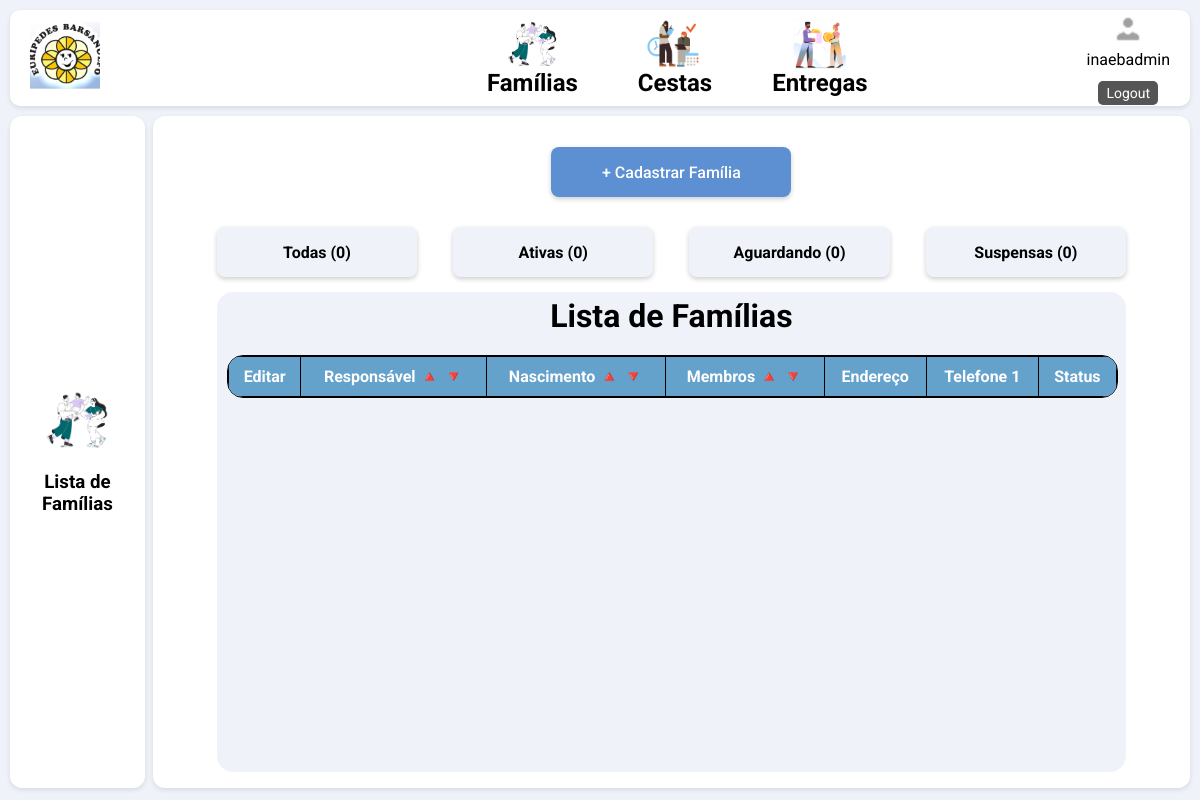
Page /cadastro/familias/?status=Ativa&order_by=nome (signed in) on the earlier database version.
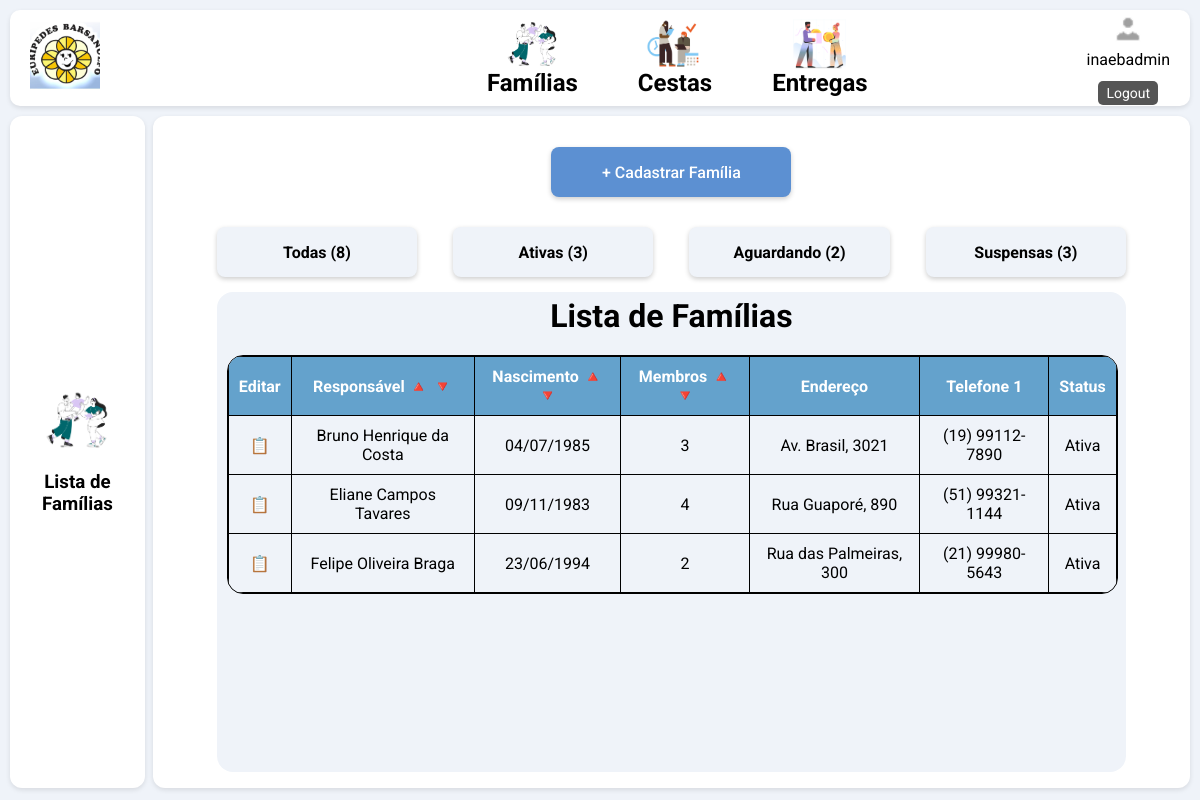
Same page on the later database version.
### website/models.py (models this page shows, shortened)
class Familia(models.Model):
    STATUS_ATENDIMENTO_CHOICES = [
        ("Ativa", "Ativa"),
        ("Suspensa", "Suspensa"),
        ("Aguardando Vaga", "Aguardando Vaga"),
    ]
    status_atendimento = models.CharField(max_length=20, choices=STATUS_ATENDIMENTO_CHOICES, default="Aguardando Vaga")
    inicio_atendimento = models.DateField(null=True, blank=True)
    termino_atendimento = models.DateField(null=True, blank=True)
    qtd_membros = models.IntegerField(null=True, blank=True, default=0)
    data_entrevista = models.DateField(null=True, blank=True)
    nome = models.CharField(max_length=50)
    rg = models.CharField(max_length=12)
    cpf = models.CharField(max_length=14)
    data_nascimento = models.DateField()
    receita_apro = models.CharField(max_length=50, null=True, blank=True)
    despesa_apro = models.CharField(max_length=50, null=True, blank=True)
    obs_responsavel = models.CharField(max_length=50, null=True, blank=True)
    endereco = models.CharField(max_length=50)
    bairro = models.CharField(max_length=50)
    cidade = models.CharField(max_length=50)
    cep = models.CharField(max_length=9)
    ponto_referencia = models.CharField(max_length=50, null=True, blank=True)
    complemento = models.CharField(max_length=50, null=True, blank=True)
    data_visita = models.DateField(null=True, blank=True)
    LIXO_CHOICES = [
        ("Queima", "Queima"),
        ("Enterra", "Enterra"),
        ("Coleta", "Coleta"),
    ]
    lixo = models.CharField(max_length=50, choices=LIXO_CHOICES, null=True, blank=True)
    LIMPEZA_CASA_CHOICES = [
        ("Varre", "Varre"),
        ("Lava", "Lava"),
        ("Ambos", "Ambos"),
    ]
    limpeza_casa = models.CharField(max_length=50, choices=LIMPEZA_CASA_CHOICES, null=True, blank=True)
    obs_limpeza = models.CharField(max_length=2000, null=True, blank=True)
    AGUA_CHOICES = [
        ("Encanada", "Encanada"),
        ("Poço", "Poço"),
        ("Cisterna", "Cisterna"),
    ]
    agua = models.CharField(max_length=50, null=True, blank=True, choices=AGUA_CHOICES)
    ESGOTO_CHOICES = [
        ("Rede", "Rede"),
        ("Fossa", "Fossa"),
        ("Céu Aberto", "Céu Aberto"),
    ]
    esgoto = models.CharField(max_length=50, null=True, blank=True, choices=ESGOTO_CHOICES)
    obs_saneamento = models.CharField(max_length=2000, null=True, blank=True)
    TIPO_MORADIA_CHOICES = [
        ("Própria", "Própria"),
        ("Alugada", "Alugada"),
        ("Cedida", "Cedida"),
    ]
    tipo_moradia= models.CharField(max_length=20, null=True, blank=True, choices=TIPO_MORADIA_CHOICES)
    num_comodo = models.IntegerField(null=True, blank=True)
    num_moradores = models.IntegerField(null=True, blank=True)
    BANHEIRO_CHOICES = [
        ("Banheiro Externo", "Banheiro Externo"),
        ("Banheiro Interno", "Banheiro Interno"),
    ]
    banheiro = models.CharField(max_length=20, null=True, blank=True, choices=BANHEIRO_CHOICES)
    CONSTRUCAO_CHOICES = [
        ("Alvenaria", "Alvenaria"),
        ("Taipa", "Taipa"),
        ("Madeira", "Madeira"),
    ]
    construcao = models.CharField(max_length=50, null=True, blank=True, choices=CONSTRUCAO_CHOICES)
    televisor = models.BooleanField(null=True, blank=True)
    geladeira = models.BooleanField(null=True, blank=True)
    celular_smartphone_tablet = models.BooleanField(null=True, blank=True)
    aparelho_som = models.BooleanField(null=True, blank=True)
    maquina_lavar = models.BooleanField(null=True, blank=True)
    carro_moto = models.BooleanField(null=True, blank=True)
    dvd = models.BooleanField(null=True, blank=True)
    computador_notebook = models.BooleanField(null=True, blank=True)
    telefone_internet = models.BooleanField(null=True, blank=True)
    obs_gerais = models.TextField(max_length=2000, null=True, blank=True)

class Telefone(models.Model):
    familia = models.ForeignKey(Familia, on_delete=models.CASCADE)
    telefone = models.CharField(max_length=20, null=True, blank=True)

### website/views.py (the view)
# urls.py: path("cadastro/familias/", lista_familias, name="lista_familias"),            # listagem
@login_required(login_url='/login/')
def lista_familias(request):
    order_field   = request.GET.get('order_by', 'nome')
    status_filtro = request.GET.get('status')
    valid_fields = ['nome', 'data_nascimento', 'qtd_membros', '-nome', '-data_nascimento', '-qtd_membros']
    if order_field not in valid_fields:
        order_field = 'nome'
    queryset = (
        Familia.objects
        .annotate(total_membros=Count('parente'))
    )
    if status_filtro in ['Ativa', 'Suspensa', 'Aguardando Vaga']:
        queryset = queryset.filter(status_atendimento=status_filtro)
    if 'nome' in order_field:
        descending = order_field.startswith('-')
        queryset = queryset.annotate(nome_lower=Lower('nome'))
        queryset = queryset.order_by('-nome_lower' if descending else 'nome_lower')
    else:
        queryset = queryset.order_by(order_field)
    queryset = queryset.prefetch_related('telefone_set')
    context = {
        'dados_familia': queryset,
        'range': range(20),
        'total_familias': Familia.objects.count(),
        'total_ativas': Familia.objects.filter(status_atendimento="Ativa").count(),
        'total_aguardando': Familia.objects.filter(status_atendimento="Aguardando Vaga").count(),
        'total_suspensas': Familia.objects.filter(status_atendimento="Suspensa").count(),
        'status_filtro': status_filtro,
        'order_field': order_field,
    }
    return render(request, "lista_familias.html", context)

### website/templates/lista_familias.html (shortened to what this page needs)
{% load static %}
<!DOCTYPE html>
<html lang="en">
<head>
    <link rel="stylesheet" href="{% static 'css/daniel.css' %}" typer="css">
</head>
<body>
{% include 'includes/nav.html' %}
<div class="main-container">
    <div class="left-column">
        <div class="left-column-content">
        <img src="{% static 'img/familia.png' %}" alt="Example" />
        <h3>Lista de Famílias</h3>
        </div>
    </div>
    <div class="right-column">
        <div class="right-column-content">
            <div class="right-column-buttons-1">
                <div class="buttons-1-row">
                    <a href="{% url 'criar_familia' %}">
                    <div class="button-register-1">
                        + Cadastrar Família
                    </div></a>
                </div>
                    <div class="buttons-1-row">
                    <a href="{% url 'lista_familias' %}{% if order_field %}?order_by={{ order_field }}{% endif %}" class="button-info-1 {% if not status_filtro %}ativo{% endif %}">
                        Todas ({{ total_familias }})
                    </a>
                    <a href="{% url 'lista_familias' %}?status=Ativa{% if order_field %}&order_by={{ order_field }}{% endif %}" class="button-info-1 {% if status_filtro == 'Ativa' %}ativo{% endif %}">
                        Ativas ({{ total_ativas }})
                    </a>
                    <a href="{% url 'lista_familias' %}?status=Aguardando Vaga{% if order_field %}&order_by={{ order_field }}{% endif %}" class="button-info-1 {% if status_filtro == 'Aguardando Vaga' %}ativo{% endif %}">
                        Aguardando ({{ total_aguardando }})
                    </a>
                    <a href="{% url 'lista_familias' %}?status=Suspensa{% if order_field %}&order_by={{ order_field }}{% endif %}" class="button-info-1 {% if status_filtro == 'Suspensa' %}ativo{% endif %}">
                        Suspensas ({{ total_suspensas }})
                    </a>
                    </div>
            </div>
            <div class="right-column-list-1">
            <h1>Lista de Famílias</h1>
            <div class="table-container">
                <table>
                <thead>
                    <tr>
                        <th>Editar</th>
                        <th>
                        Responsável
                        <a href="?order_by=nome{% if status_filtro %}&status={{ status_filtro }}{% endif %}">🔺</a>
                        <a href="?order_by=-nome{% if status_filtro %}&status={{ status_filtro }}{% endif %}">🔻</a>
                        </th>
                        <th>
                        Nascimento
                        <a href="?order_by=data_nascimento{% if status_filtro %}&status={{ status_filtro }}{% endif %}">🔺</a>
                        <a href="?order_by=-data_nascimento{% if status_filtro %}&status={{ status_filtro }}{% endif %}">🔻</a>
                        </th>
                        <th>
                        Membros
                        <a href="?order_by=qtd_membros{% if status_filtro %}&status={{ status_filtro }}{% endif %}">🔺</a>
                        <a href="?order_by=-qtd_membros{% if status_filtro %}&status={{ status_filtro }}{% endif %}">🔻</a>
                        </th>
                        <th>Endereço</th>
                        <th>Telefone 1</th>
                        <th>Status</th>
                    </tr>
                </thead>
                <tbody>
                    {% for registro in dados_familia %}
                    <tr>
                    <td><a href="{{ registro.id }}/editar">📋</a></td>
                    <td>{{ registro.nome }}</td>
                    <td>{{ registro.data_nascimento|date:"d/m/Y" }}</td>
                    <td>{{ registro.qtd_membros }}</td>
                    <td>{{ registro.endereco }}</td>
                    <td>{{ registro.telefone_set.all.0.telefone|default:"—" }}</td>
                    <td>{{ registro.status_atendimento }}</td>
                    </tr>
                    {% endfor %}
                </tbody>
                </table>
            </div>
            </div>
        </div>
    </div>
</div>
</body>
</html>

Differences in the rows shown:
added Familia: nome "Bruno Henrique da Costa", data_nascimento "04/07/1985", qtd_membros "3", endereco "Av. Brasil, 3021", telefone_set.all.0.telefone "(19) 99112-7890", status_atendimento "Ativa"
added Familia: nome "Eliane Campos Tavares", data_nascimento "09/11/1983", qtd_membros "4", endereco "Rua Guaporé, 890", telefone_set.all.0.telefone "(51) 99321-1144", status_atendimento "Ativa"
added Familia: nome "Felipe Oliveira Braga", data_nascimento "23/06/1994", qtd_membros "2", endereco "Rua das Palmeiras, 300", telefone_set.all.0.telefone "(21) 99980-5643", status_atendimento "Ativa"
Other differences:
{{ total_familias }}: "0" → "8"
{{ total_ativas }}: "0" → "3"
{{ total_aguardando }}: "0" → "2"
{{ total_suspensas }}: "0" → "3"
